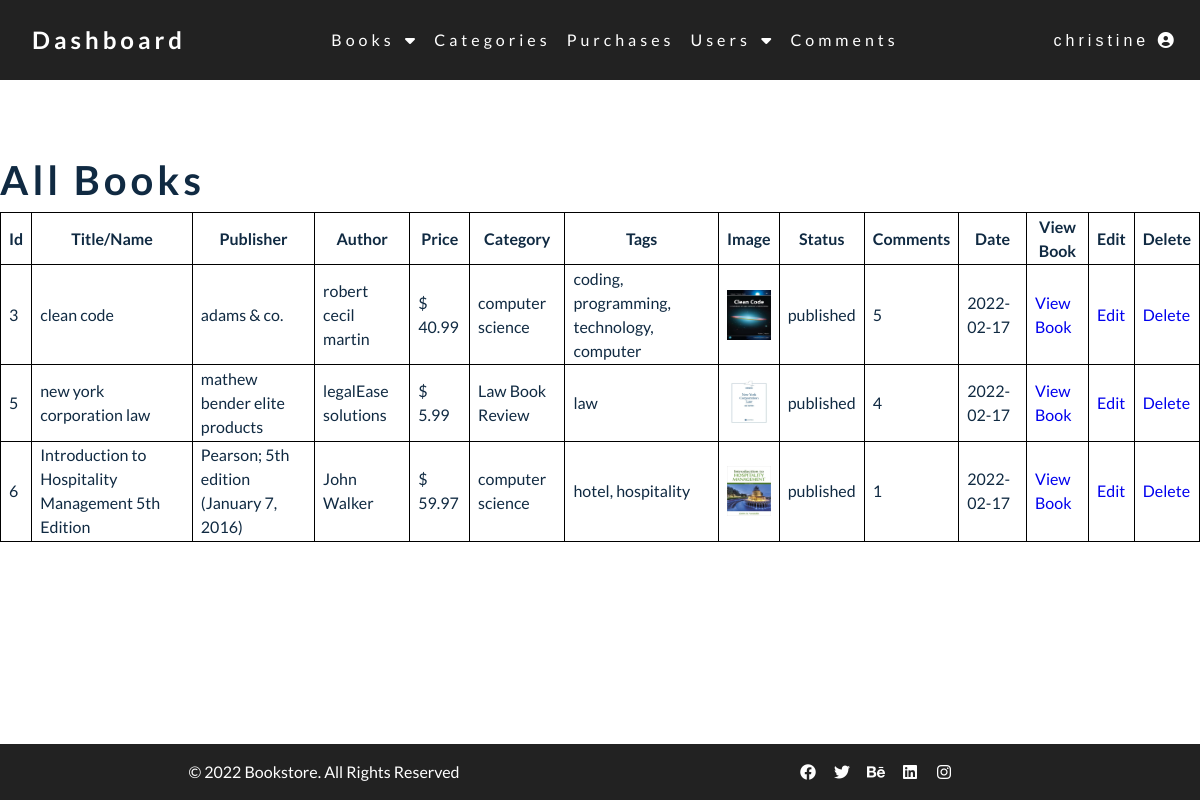
/admin/books.php (signed in), run on the app's committed database.
### tables this page shows
CREATE TABLE `books` (
  `book_id` int(3) NOT NULL,
  `book_category_id` int(3) NOT NULL,
  `book_name` varchar(255) NOT NULL,
  `book_publisher` varchar(255) NOT NULL,
  `book_price` float NOT NULL,
  `book_author` varchar(255) NOT NULL,
  `book_image` text NOT NULL,
  `book_tags` varchar(255) NOT NULL,
  `book_status` varchar(255) NOT NULL DEFAULT 'draft',
  `book_comment_count` int(11) NOT NULL,
  `upload_date` varchar(11) NOT NULL
);

CREATE TABLE `categories` (
  `category_id` int(3) NOT NULL,
  `category` varchar(255) NOT NULL
);

### admin/includes/view_all_books.php (the view, shortened to what this page needs)
  <div class="books-page">
    <h2>All books</h2>
<table border="1" >
  <thead>
    <tr>
      <th>Id</th>
      <th>Title/Name</th>
      <th>Publisher</th>
      <th>Author</th>
      <th>Price</th>
      <th>Category</th>
      <th>Tags</th>
      <th>Image</th>
      <th>Status</th>
      <th>Comments</th>
      <th>Date</th>
      <th>View Book</th>
      <th>Edit</th>
      <th>Delete</th>
    </tr>
  </thead>
  <tbody>
    <?php
      $stmt = "SELECT * FROM books";
      $fetch_books = mysqli_query($connection, $stmt);
      while($row = mysqli_fetch_assoc($fetch_books)) {
        $book_id = $row['book_id'];
        $book_name = $row['book_name'];
        $book_publisher = $row['book_publisher'];
        $book_price = $row['book_price'];
        $book_category_id = $row['book_category_id'];
        $book_author = $row['book_author'];
        $book_image = $row['book_image'];
        $book_tags = $row['book_tags'];
        $book_status = $row['book_status'];
        $upload_date = $row['upload_date'];
        $book_comment_count = $row['book_comment_count'];
        echo "<tr>";
        echo "<td>{$book_id}</td>";
        echo "<td>{$book_name}</td>";
        echo "<td>{$book_publisher}</td>";
        echo "<td>{$book_author}</td>";
        echo "<td> $ {$book_price}</td>";
        $stmt = "SELECT * FROM categories WHERE category_id = {$book_category_id}";
        $select_categories = mysqli_query($connection, $stmt);
        while($row = mysqli_fetch_assoc($select_categories)) {
          $cat_title = $row['category'];
          echo "<td>{$cat_title}</td>";
        }
        echo "<td>{$book_tags}</td>";
        echo "<td><img width='50' height='50' src='../images/$book_image' alt='{$book_name}'></td>";
        echo "<td>{$book_status}</td>";
        echo "<td>{$book_comment_count}</td>";
        echo "<td>{$upload_date}</td>";
        echo "<td><a href='../single-book.php?b_id={$book_id}'>View Book</a></td>";
        echo "<td><a href='books.php?source=edit_book&b_id={$book_id}'>Edit</a></td>";
        echo "<td><a onClick=\"javascript: return confirm('Are you sure you want to delete?'); \" href='books.php?delete={$book_id}'>Delete</a></td>";
        echo "</tr>";
      }
    ?>
  </tbody>
</table>
</div>

### admin/css/main.css (style rules this page uses)
:root { --clr-primary-1: hsl(184, 91%, 17%); --clr-primary-2: hsl(185, 84%, 25%); --clr-primary-3: hsl(185, 81%, 29%); --clr-primary-4: hsl(184, 77%, 34%); --clr-primary-5: hsl(185, 62%, 45%); --clr-primary-6: hsl(185, 57%, 50%); --clr-primary-7: hsl(184, 65%, 59%); --clr-primary-8: hsl(184, 80%, 74%); --clr-primary-9: hsl(185, 94%, 87%); --clr-primary-10: hsl(186, 100%, 94%); --clr-grey-1: hsl(209, 61%, 16%); --clr-grey-2: hsl(211, 39%, 23%); --clr-grey-3: hsl(209, 34%, 30%); --clr-grey-4: hsl(209, 28%, 39%); --clr-grey-5: hsl(210, 22%, 49%); --clr-grey-6: hsl(209, 23%, 60%); --clr-grey-7: hsl(211, 27%, 70%); --clr-grey-8: hsl(210, 31%, 80%); --clr-grey-9: hsl(212, 33%, 89%); --clr-grey-10: hsl(210, 36%, 96%); --clr-white: #fff; --ff-primary: 'Lato', sans-serif; --transition: all 0.3s linear; --spacing: 0.25rem; --radius: 0.5rem; --light-shadow: 0 5px 15px rgba(0, 0, 0, 0.1); --dark-shadow: 0 5px 15px rgba(0, 0, 0, 0.2); }
body { font-family: var(--ff-primary); background: var(--clr-white); color: var(--clr-grey-1); line-height: 1.5; font-size: 0.875rem; }
a { text-decoration: none; }
img:not(.nav-logo) { width: 100%; display: block; }
h1, h2, h3, h4 { letter-spacing: var(--spacing); text-transform: capitalize; line-height: 1.25; margin-bottom: 0.75rem; font-family: var(--ff-primary); }
h2 { font-size: 2rem; }
@media screen and (min-width: 800px) { h2 { font-size: 2.5rem; } }
@media screen and (min-width: 800px) { body { font-size: 1rem; } }
@media screen and (min-width: 800px) { h1, h2, h3, h4 { line-height: 1; } }
th, td { padding: 0.1rem 0.5rem; border: 1px solid black; }
th { font-weight: bolder; border: 1px solid black; }
table { border-collapse: collapse; border: 1px solid black; }

### admin/books.php (style rules this page uses)
th,td { padding: 0.1rem 0.5rem; }
th { font-weight: bolder; }
table { border-collapse: collapse; }

### data on the page
books: book_id "3", book_name "clean code", book_publisher "adams & co.", book_author "robert cecil martin", book_price "40.99", book_tags "coding, programming, technology, computer", book_image (picture), book_status "published", book_comment_count "5", upload_date "2022-02-17"
categories: category "computer science"
books: book_id "5", book_name "new york corporation law", book_publisher "mathew bender elite products", book_author "legalEase solutions", book_price "5.99", book_tags "law", book_image (picture), book_status "published", book_comment_count "4", upload_date "2022-02-17"
categories: category "Law Book Review"
books: book_id "6", book_name "Introduction to Hospitality Management 5th Edition", book_publisher "Pearson; 5th edition (January 7, 2016)", book_author "John Walker", book_price "59.97", book_tags "hotel, hospitality", book_image (picture), book_status "published", book_comment_count "1", upload_date "2022-02-17"

### other printed values
$_SESSION['username'] "christine"
